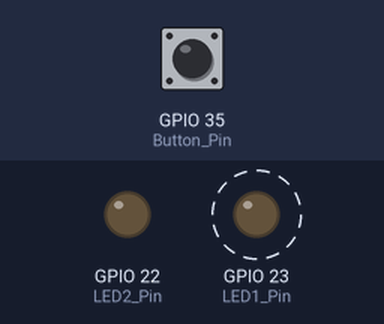
This sketch was run on a simulated ESP32. Parts: output pins drawn as LEDs (lit = HIGH). Dashed ring = blinking. The inputs (shaded band) are chosen by the test bench; at power-on: GPIO 35 (Button_Pin) LOW.

Above: at 1.2 s.
1.3 s: GPIO 35 (Button_Pin) pulled HIGH for 0.15 s
At 2.4 s:
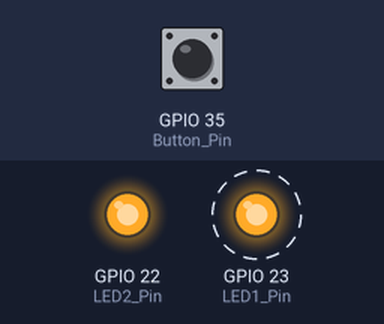
4.4 s: GPIO 35 (Button_Pin) pulled HIGH for 1 s
At 6.7 s:
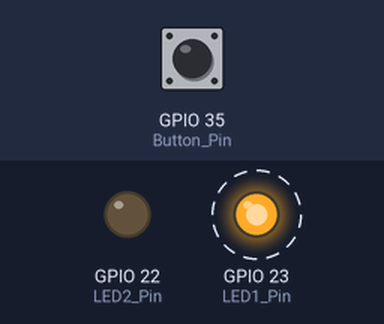
8.4 s: GPIO 35 (Button_Pin) pulled HIGH for 3.2 s
At 9.8 s:
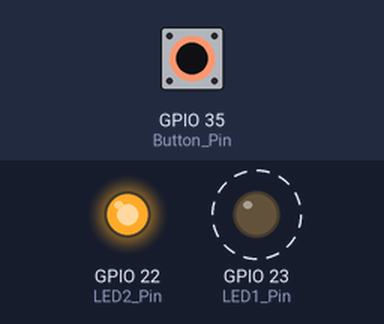
Timing chart, 0 to 20.6 s (numbered marks = the images above; inputs shaded):
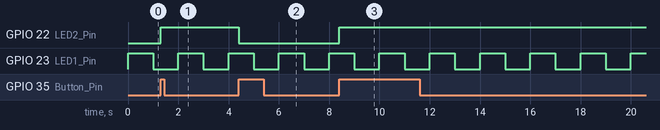

Measured:
- after the input at 1.3 s, GPIO 22 (LED2_Pin): LOW → HIGH at once
- after the input at 4.4 s, GPIO 22 (LED2_Pin): HIGH → LOW at once
- after the input at 8.4 s, GPIO 22 (LED2_Pin): LOW → HIGH at once
- by itself, GPIO 23 (LED1_Pin): alternates HIGH for 1.0 s and LOW for 1.0 s

The sketch:

6.1.ino
```cpp
#define Button_Pin   35
#define LED1_Pin     23
#define LED2_Pin     22

void IRAM_ATTR IO_INT_ISR()
{
  // Toggle The LED
  digitalWrite(LED2_Pin, !digitalRead(LED2_Pin));
}

void setup()
{
  pinMode(LED1_Pin, OUTPUT);
  pinMode(LED2_Pin, OUTPUT);
  pinMode(Button_Pin, INPUT);
  attachInterrupt(Button_Pin, IO_INT_ISR, RISING); // interrupt on rising edge
  digitalWrite(LED1_Pin,LOW);
}

void loop()
{
  digitalWrite(LED1_Pin,HIGH);
  delay(1000);
  digitalWrite(LED1_Pin,LOW);
  delay(1000);
}
```
